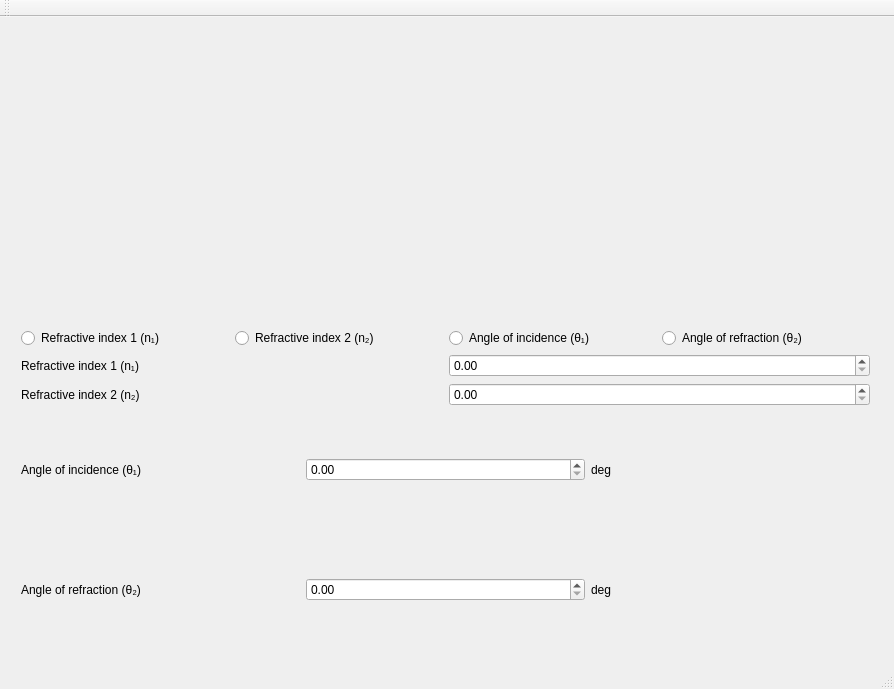
<?xml version="1.0" encoding="UTF-8"?>
<ui version="4.0">
 <class>SnellsLawCalculatorClass</class>
 <widget class="QMainWindow" name="SnellsLawCalculatorClass">
  <property name="geometry">
   <rect>
    <x>0</x>
    <y>0</y>
    <width>894</width>
    <height>689</height>
   </rect>
  </property>
  <property name="windowTitle">
   <string>SnellsLawCalculator</string>
  </property>
  <widget class="QWidget" name="centralWidget">
   <widget class="QWidget" name="verticalLayoutWidget">
    <property name="geometry">
     <rect>
      <x>10</x>
      <y>300</y>
      <width>871</width>
      <height>341</height>
     </rect>
    </property>
    <layout class="QVBoxLayout" name="verticalLayout">
     <item>
      <layout class="QVBoxLayout" name="verticalLayout_2">
       <item>
        <layout class="QHBoxLayout" name="horizontalLayout_5">
         <item>
          <widget class="QRadioButton" name="incidenceIndexRadioButton">
           <property name="text">
            <string>Refractive index 1 (n₁) </string>
           </property>
          </widget>
         </item>
         <item>
          <widget class="QRadioButton" name="refractiveIndexRadioButton">
           <property name="text">
            <string>Refractive index 2 (n₂)</string>
           </property>
          </widget>
         </item>
         <item>
          <widget class="QRadioButton" name="angleOfIncidenceRadioButton">
           <property name="text">
            <string>Angle of incidence (θ₁)</string>
           </property>
          </widget>
         </item>
         <item>
          <widget class="QRadioButton" name="angleOfRefractionRadioButton">
           <property name="text">
            <string>Angle of refraction (θ₂)</string>
           </property>
          </widget>
         </item>
        </layout>
       </item>
      </layout>
     </item>
     <item>
      <layout class="QHBoxLayout" name="horizontalLayout">
       <item>
        <widget class="QLabel" name="refractiveIndexLabel1">
         <property name="text">
          <string>Refractive index 1 (n₁) </string>
         </property>
        </widget>
       </item>
       <item>
        <widget class="QDoubleSpinBox" name="incidenceIndexDoubleSpinBox"/>
       </item>
      </layout>
     </item>
     <item>
      <layout class="QHBoxLayout" name="horizontalLayout_2">
       <item>
        <widget class="QLabel" name="refractiveIndexLabel2">
         <property name="text">
          <string>Refractive index 2 (n₂)</string>
         </property>
        </widget>
       </item>
       <item>
        <widget class="QDoubleSpinBox" name="refractiveIndexDoubleSpinBox"/>
       </item>
      </layout>
     </item>
     <item>
      <layout class="QHBoxLayout" name="horizontalLayout_3">
       <item>
        <widget class="QLabel" name="angleOfIncidenceLabel">
         <property name="text">
          <string>Angle of incidence (θ₁)</string>
         </property>
        </widget>
       </item>
       <item>
        <widget class="QDoubleSpinBox" name="angleOfIncidenceDoubleSpinBox"/>
       </item>
       <item>
        <widget class="QLabel" name="label_2">
         <property name="text">
          <string>deg</string>
         </property>
        </widget>
       </item>
      </layout>
     </item>
     <item>
      <layout class="QHBoxLayout" name="horizontalLayout_4">
       <item>
        <widget class="QLabel" name="angleOfRefraction">
         <property name="text">
          <string>Angle of refraction (θ₂)</string>
         </property>
        </widget>
       </item>
       <item>
        <widget class="QDoubleSpinBox" name="angleOfRefractionDoubleSpinBox"/>
       </item>
       <item>
        <widget class="QLabel" name="label_3">
         <property name="text">
          <string>deg</string>
         </property>
        </widget>
       </item>
      </layout>
     </item>
    </layout>
   </widget>
   <widget class="QWidget" name="verticalLayoutWidget_2">
    <property name="geometry">
     <rect>
      <x>10</x>
      <y>10</y>
      <width>871</width>
      <height>271</height>
     </rect>
    </property>
    <layout class="QVBoxLayout" name="widgetVerticalLayout"/>
   </widget>
  </widget>
  <widget class="QMenuBar" name="menuBar">
   <property name="geometry">
    <rect>
     <x>0</x>
     <y>0</y>
     <width>894</width>
     <height>18</height>
    </rect>
   </property>
  </widget>
  <widget class="QToolBar" name="mainToolBar">
   <attribute name="toolBarArea">
    <enum>TopToolBarArea</enum>
   </attribute>
   <attribute name="toolBarBreak">
    <bool>false</bool>
   </attribute>
  </widget>
  <widget class="QStatusBar" name="statusBar"/>
 </widget>
 <layoutdefault spacing="6" margin="11"/>
 <resources>
  <include location="SnellsLawCalculator.qrc"/>
 </resources>
 <connections/>
</ui>
